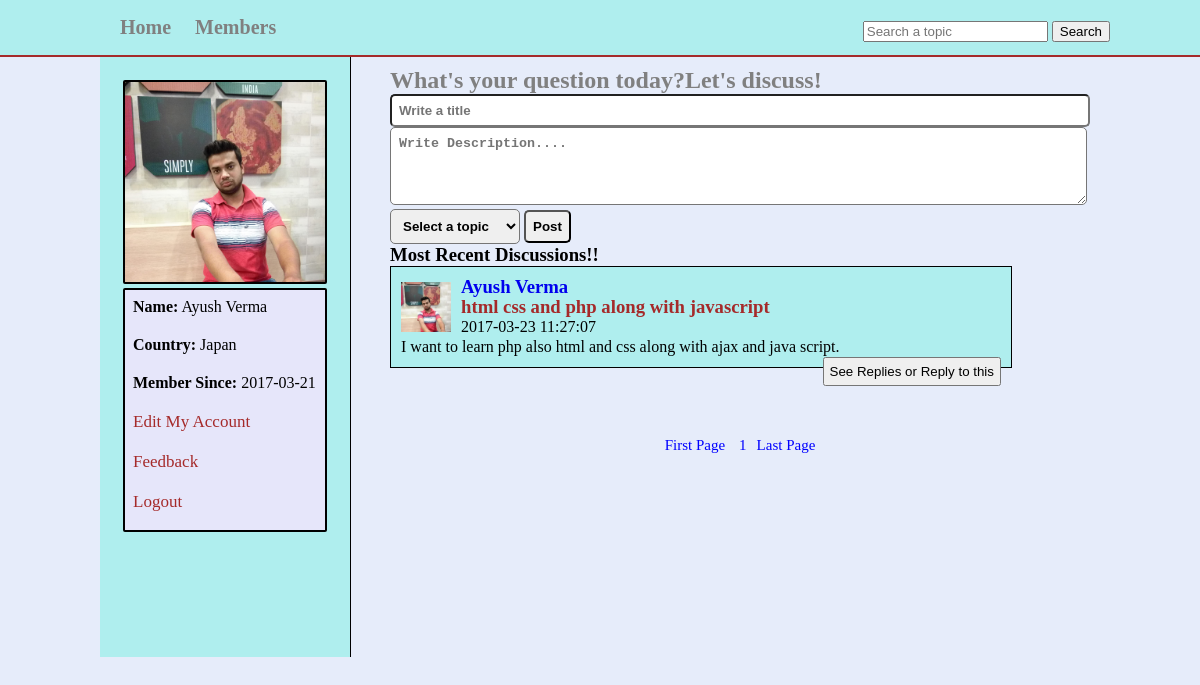
Screenshot of /home.php (signed in) with the database file from the repository.
### tables this page shows
CREATE TABLE IF NOT EXISTS `users` (
  `user_id` int(11) NOT NULL AUTO_INCREMENT,
  `user_name` varchar(255) NOT NULL,
  `user_pass` varchar(255) NOT NULL,
  `user_email` varchar(255) NOT NULL,
  `user_country` text NOT NULL,
  `user_gender` text NOT NULL,
  `user_birthday` text NOT NULL,
  `status` text NOT NULL,
  `ver_code` int(100) NOT NULL,
  `posts` text NOT NULL,
  `user_image` text NOT NULL,
  `register_date` date NOT NULL,
  `last_login` date NOT NULL,
  PRIMARY KEY (`user_id`)
);

CREATE TABLE IF NOT EXISTS `posts` (
  `post_id` int(255) NOT NULL AUTO_INCREMENT,
  `user_id` int(255) NOT NULL,
  `topic_id` int(255) NOT NULL,
  `post_title` text NOT NULL,
  `post_content` text NOT NULL,
  `post_date` timestamp NOT NULL DEFAULT CURRENT_TIMESTAMP ON UPDATE CURRENT_TIMESTAMP,
  PRIMARY KEY (`post_id`)
);

### home.php (the view, shortened to what this page needs)
<?php
include("include/connection.php");
include("functions/functions.php");
if(!isset($_SESSION['user_email']))
{
	header("location:index.php");
}
else
{
?>
<!DOCTYPE HTML>
<html>
	<head>
		<link rel="stylesheet" href="styles/home_style.css" media="all"/>
	</head>
<body>
	<div class="container">
		<div id="header_wrapper">
			<div id="header">
				<ul id="menu">
					<li><a href="home.php">Home</a></li>
					<li><a href="members.php">Members</a></li>
				</ul>
				<form method="get" action="results.php" id="form1">
					<input type="text" name="user_query" placeholder="Search a topic"/>
					<input type="submit" name="search" value="Search"/>
				</form>
			</div>
			</div>
			<div class="content">
				<div id="user_timeline">
					<div id="user_details">
						<?php
							$user = $_SESSION['user_email'];
							$get_user = "select * from users where user_email='$user'";
							$run_user = mysqli_query($con,$get_user);
							$row = mysqli_fetch_array($run_user);
							$user_id = $row['user_id'];
							$user_name = $row['user_name'];
							$user_country = $row['user_country'];
							$user_image =$row['user_image'];
							$register_date = $row['register_date'];
							$last_login = $row['last_login'];
							$user_posts = "select * from posts where user_id='$user_id'";
							$run_posts = mysqli_query($con,$user_posts);
							$posts = mysqli_num_rows($run_posts);
							$sel_msg = "select * from messages where receiver ='$user_id' AND status='unread' ORDER BY 1 DESC";
							$run_msg = mysqli_query($con,$sel_msg);
							$count_msg = mysqli_num_rows($run_msg);
							echo "
								<img src ='user/user_image/$user_image' width='200' height='200'></img>
								<div id='mention'>
								<p><strong>Name:</strong> $user_name</p>
								<p><strong>Country:</strong> $user_country</p>
								<p><strong>Member Since:</strong> $register_date</p>
								<!--<p><a href='my_messages.php?inbox&u_id=$user_id'>Messages($count_msg)</a></p>
								<p><a href='my_posts.php?u_id=$user_id'>My Posts($posts)</a></p>-->
								<p><a href='edit_profile.php?u_id=$user_id'>Edit My Account</a></p>
								<p><a href='feedback.php'>Feedback</a></p>
								<p><a href='logout.php'>Logout</a></p></div>
								";
						?>
					</div>
				</div>
				<div id="content_timeline">
					<form action="home.php?id=<?php echo $user_id?>" method="post" id="f">
					<h2>What's your question today?Let's discuss!</h2>
					<input type="text" name="title" placeholder="Write a title" size="82"required="required"/><br/>
					<textarea cols="83" rows="4" name="content" placeholder="Write Description...." required="required"></textarea><br/>
					<select name="topic">
						<option>Select a topic</option>
					</select>
					<input type="submit" name="sub" value="Post"/>
					</form>
							<h3>Most Recent Discussions!!</h3>
						<?php get_posts();?>
				</div>
			</div>
</body>
</html>
<?php } ?>

### functions/functions.php (shortened to what this page needs)
<?php
include("include/connection.php");
	function get_posts()
		{
			global $con;
			$per_page=5;
			if(isset($_GET['page']))
			{
				$page = $_GET['page'];
			}
			else
			{
				$page=1;
			}
			$start_from = ($page-1) * $per_page;
			$get_posts = "select * from posts ORDER by 1 DESC LIMIT $start_from , $per_page";
			$run_posts = mysqli_query($con,$get_posts);
			while ($row_posts = mysqli_fetch_array($run_posts)){
				$post_id = $row_posts['post_id'];
				$user_id = $row_posts['user_id'];
				$post_title = $row_posts['post_title'];
				$content = $row_posts['post_content'];
				$post_date = $row_posts['post_date'];
				$user = "select * from users where user_id = '$user_id' AND posts='yes'";
				$run_user = mysqli_query($con,$user);
				$row_user = mysqli_fetch_array($run_user);
				$user_name = $row_user['user_name'];
				$user_image = $row_user['user_image'];
				echo " <div id='posts'>
						<p><img src ='user/user_image/$user_image' width='50'height='50'></img></p>
						<h3><a href='user_profile.php?u_id=$user_id' style='text-decoration:none;'>$user_name</a></h3>
						<h3>$post_title</h3>
						<p>$post_date</p>
						<p>$content</p>
						<a href='single.php?post_id=$post_id' style='float:right'><button>See Replies or Reply to this</button></a>
				     </div><br/>
					 ";
			}
			include("pagination.php");
		}
?>

### styles/home_style.css (style rules this page uses)
html, body, div, span, applet, object, iframe, h1, h2, h3, h4, h5, h6, p, blockquote, pre, a, abbr, acronym, address, big, cite, code, del, dfn, em, img, ins, kbd, q, s, samp, small, strike, strong, sub, sup, tt, var, b, u, i, center, dl, dt, dd, ol, ul, li, fieldset, form, label, legend, table, caption, tbody, tfoot, thead, tr, th, td, article, aside, canvas, details, embed, figure, figcaption, footer, header, hgroup, menu, nav, output, ruby, section, summary, time, mark, audio, video { margin: 0; padding: 0; border: 0; }
body { //line-height:1px; background:#E6ECFA; }
.container { padding:0; margin:0; background:#E6ECFA; }
#header_wrapper { width:100%; height:35px; margin:0 auto; border-bottom:2px solid brown; background:#AFEEEE; padding:10px; }
#header { width:1000px; height:35px; margin: 0 auto; }
#menu { line-height:35px; padding:0; margin:0; float:left; }
#menu li { display:inline; list-style:none; }
#menu a { margin:5px; padding:5px; text-decoration:none; color:gray; font-size:20px; font-weight:bold; }
#form1 { float:right; line-height:35px; padding-top:3px; }

### home.php (style rules this page uses)
.content { width:1000px; margin: 0 auto; }
#user_timeline { background:#AFEEEE; width:250px; float:left; height:600px; border-right:1px solid black; }
#user_details { padding:23px; }
#user_details img { border:2px solid black; border-radius:2px; text-align:center; }
#user_details p { margin-bottom:10px; padding:5px; }
#user_details a { color:brown; font-size:17px; text-decoration:none; }
#mention { background:#E6E6FA; border:2px solid black; border-radius:2px; padding:3px; }
#content_timeline { float:right; width:700px; padding:10px; }
#f input { padding:7px; border:1 px solid black; border-radius:5px; font-weight:bolder; }
#f textarea { padding:8px; border:1 px solid black; border-radius:5px; font-weight:bolder; }
#f select { padding:8px; border:1 px solid black; border-radius:5px; font-weight:bolder; }
#f h2 { color:gray; font-family:Sansational; }
#posts { width:600px; background:#AFEEEE; padding:10px; line-height:20px; border:1px solid black; text-align:justify; }
#posts img { float:left; padding-top:5px; padding-right:10px; }
#posts h3 { color:brown; }
#posts button { padding:5px; }

### rows the page displays
users: user_image (picture), user_name "Ayush Verma", user_country "Japan", register_date "2017-03-21"
posts: user.user_image (picture), user.user_name "Ayush Verma", post_title "html css and php along with javascript", post_date "2017-03-23 11:27:07", post_content "I want to learn php also html and css along with ajax and java script."
